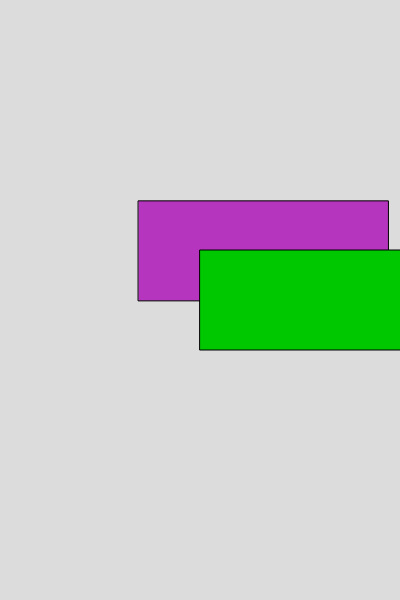
Frame 1 (no input)
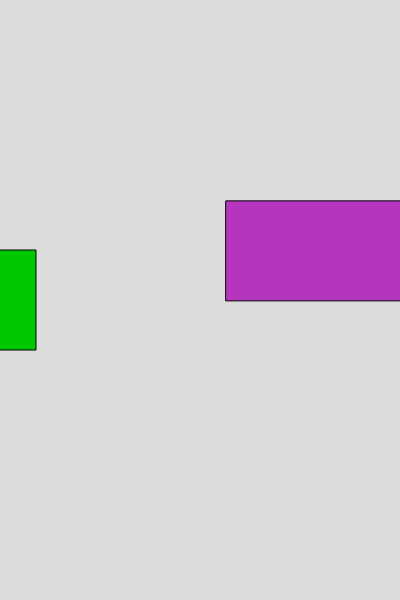
Frame 60 (no input)
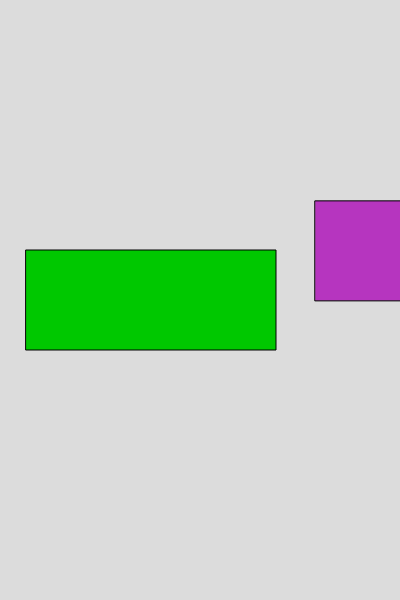
Frame 120 (the mouse pressed at the canvas centre since frame 60)

The p5.js sketch that drew these frames (run headless with seeded random() and noise() and a simulated clock; from frame 60 on, the mouse is pressed at the canvas centre):

// p5.js sketch
// ── sketch.js
let displace = 0;
let displace2 = 0;
let carobj = {color:0, x:200, y:250, speed:4};
let cargenerator;
let height = 250;

function setup() {
  createCanvas(400, 600);
  
  cargenerator = new car();
}

function draw() {
  background(220);

  for (let index = 0; index < 5; index++) {
    
  };

  cargenerator.show();
  cargenerator.drive();
 
  
  //new car
  carobj.color = color(0,200,0);
  fill(carobj.color);
  rect(carobj.x, carobj.y, 250, 100);
  carobj.x = carobj.x + carobj.speed;
  if (carobj.x >= 400){
    carobj.x = -250;
  };

}
  //car class
  class car{
    constructor(){
      this.color=color(random(255),random(255),random(255));
      this.x=random(400); 
      this.y=random(height); 
      this.speed=random(5);
    }
    show(){
      fill(this.color);
      rect(this.x, this.y, 250, 100);
    }
    drive(){
      this.x = this.x + this.speed;
      if (this.x >= 400){
        this.x = -250;
      };
    }
    
  }





  // //blue car
  // fill(100,150,200);//body
  // rect(75+displace,250,250,100);
  
  // fill(200,200,255);//windscreen
  // rect(250+displace,250,75,50);

  // fill(100,100,100);//wheels
  // circle(125+displace,350,50);
  // circle(275+displace,350,50);
  // displace = displace + 5;
  // if (displace >= 400){
  //   displace = -400;
  // }
  
  // //red car
  // fill(255,100,100);//body
  // rect(75+displace2,50,250,100);
  
  // fill(200,200,255);//windscreen
  // rect(250+displace2,50,75,50);
  
  // fill(100,100,100);//wheels
  // circle(125+displace2,150,50);
  // circle(275+displace2,150,50);
  // displace2 = displace2 + 3;
  // if (displace2 >= 450){
  //   displace2 = -400;
  // }
  
  
  
  
